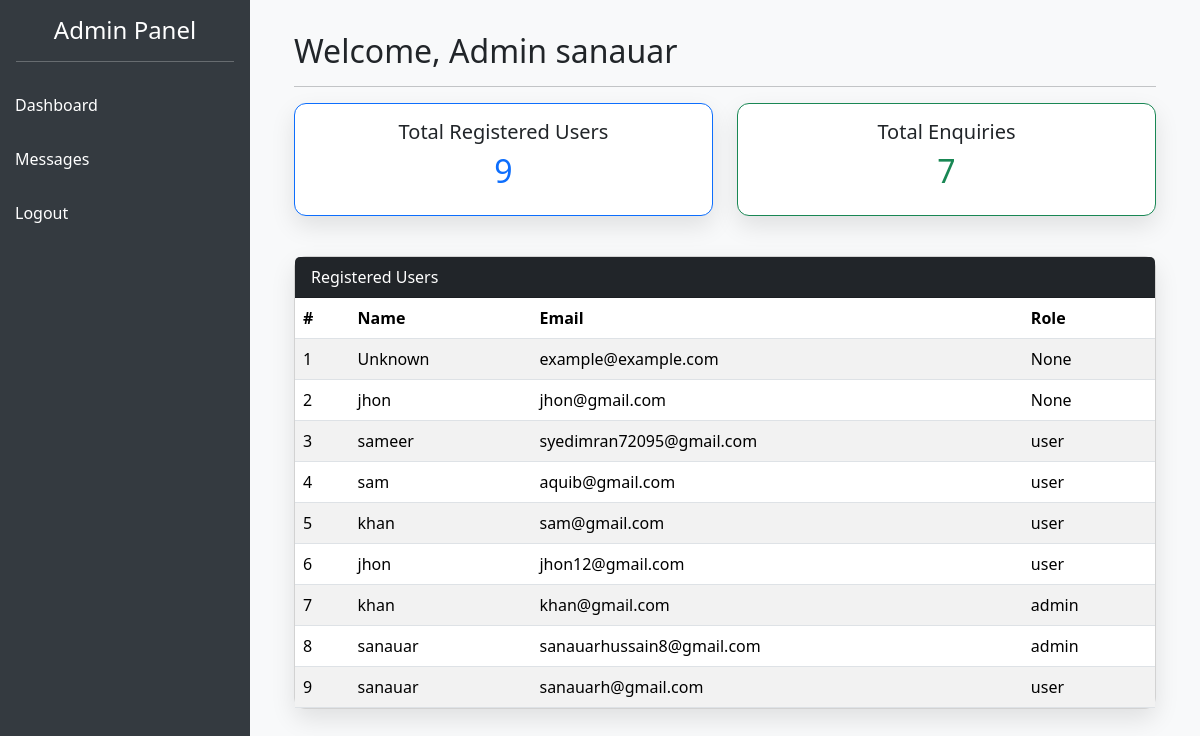
/admin_dashboard (signed in), run on the app's committed database.
### models.py (models this page shows, shortened)
class User(db.Model):
    __tablename__ = 'user'
    id = db.Column(db.Integer, primary_key=True)
    name = db.Column(db.String(150),nullable=False)
    email = db.Column(db.String(150), nullable=False)
    is_verified = db.Column(db.Boolean, default=False)
    password_hash = db.Column(db.String(256), nullable=False)
    verification_token = db.Column(db.String(64),  nullable=True)
    role = db.Column(db.String(10), default='user')
    __table_args__ = (
        UniqueConstraint('email', name='uq_user_email'),
        UniqueConstraint('verification_token', name='uq_user_verification_token'),
    )

### app.py (the view)
@app.route('/admin_dashboard')
@login_required(role='admin')
def admin_dashboard():
    if 'email' not in session or session.get('role') != 'admin':
        flash('Access denied.', 'danger')
        return redirect('/login')
    user = User.query.filter_by(email=session['email']).first()
    users = User.query.all()
    enquiries = Contact.query.all()
    total_users = len(users)
    total_enquiries = len(enquiries)
    messages = Contact.query.order_by(Contact.id.desc()).all()
    return   render_template('admin_dashboard.html', user=user, users=users,total_users=total_users,total_enquiries=total_enquiries,messages=messages)

### app.py (called while the page is built)
@app.after_request
def add_no_cache_headers(response):
    response.headers['Cache-Control'] = 'no-store, no-cache, must-revalidate, max-age=0'
    response.headers['Pragma'] = 'no-cache'
    response.headers['Expires'] = '0'
    return response

### templates/admin_dashboard.html (shortened to what this page needs)
<!DOCTYPE html>
<html lang="en">
<head>
  <link href="https://cdn.jsdelivr.net/npm/bootstrap@5.3.3/dist/css/bootstrap.min.css" rel="stylesheet">
</head>
<body>
  <div class="sidebar">
    <h4 class="text-center">Admin Panel</h4>
    <hr class="bg-white mx-3">
    <a href="{{ url_for('admin_dashboard') }}">Dashboard</a>
    <a href="{{ url_for('admin_messages') }}">Messages</a>
    <a href="{{ url_for('logout') }}">Logout</a>
  </div>
  <div class="main-content">
    <div class="container-fluid">
      <h2>Welcome, Admin {{ user.name }}</h2>
      <hr>
      <div class="row text-center mb-4">
        <div class="col-md-6 mb-3">
          <div class="card border-primary">
            <div class="card-body">
              <h5>Total Registered Users</h5>
              <h2 class="text-primary">{{ total_users }}</h2>
            </div>
          </div>
        </div>
        <div class="col-md-6 mb-3">
          <div class="card border-success">
            <div class="card-body">
              <h5>Total Enquiries</h5>
              <h2 class="text-success">{{ total_enquiries }}</h2>
            </div>
          </div>
        </div>
      </div>
      <div class="card">
        <div class="card-header bg-dark text-white">Registered Users</div>
        <div class="card-body p-0">
          <div class="table-responsive">
            <table class="table table-striped mb-0">
              <thead>
                <tr>
                  <th>#</th>
                  <th>Name</th>
                  <th>Email</th>
                  <th>Role</th>
                </tr>
              </thead>
              <tbody>
                {% for u in users %}
                <tr>
                  <td>{{ loop.index }}</td>
                  <td>{{ u.name }}</td>
                  <td>{{ u.email }}</td>
                  <td>{{ u.role }}</td>
                </tr>
                {% endfor %}
              </tbody>
            </table>
          </div>
        </div>
      </div>
    </div>
  </div>
</body>
</html>

### templates/admin_dashboard.html (style rules this page uses)
body { display: flex; min-height: 100vh; margin: 0; font-family: 'Segoe UI', sans-serif; }
.sidebar { width: 250px; background-color: #343a40; color: white; padding-top: 1rem; flex-shrink: 0; }
.sidebar a { color: white; padding: 15px; display: block; text-decoration: none; }
.main-content { flex-grow: 1; padding: 2rem; background-color: #f8f9fa; }
.card { border-radius: 12px; box-shadow: 0 10px 25px rgba(0, 0, 0, 0.1); }

### data on the page
User: name "sanauar", email "sanauarhussain8@gmail.com", role "admin"
User: name "Unknown", email "example@example.com", role "None"
User: name "jhon", email "jhon@gmail.com", role "None"
User: name "sameer", email "syedimran72095@gmail.com", role "user"
User: name "sam", email "aquib@gmail.com", role "user"
User: name "khan", email "sam@gmail.com", role "user"
User: name "jhon", email "jhon12@gmail.com", role "user"
User: name "khan", email "khan@gmail.com", role "admin"
User: name "sanauar", email "sanauarh@gmail.com", role "user"

### other printed values
{{ total_users }} "9"
{{ total_enquiries }} "7"
